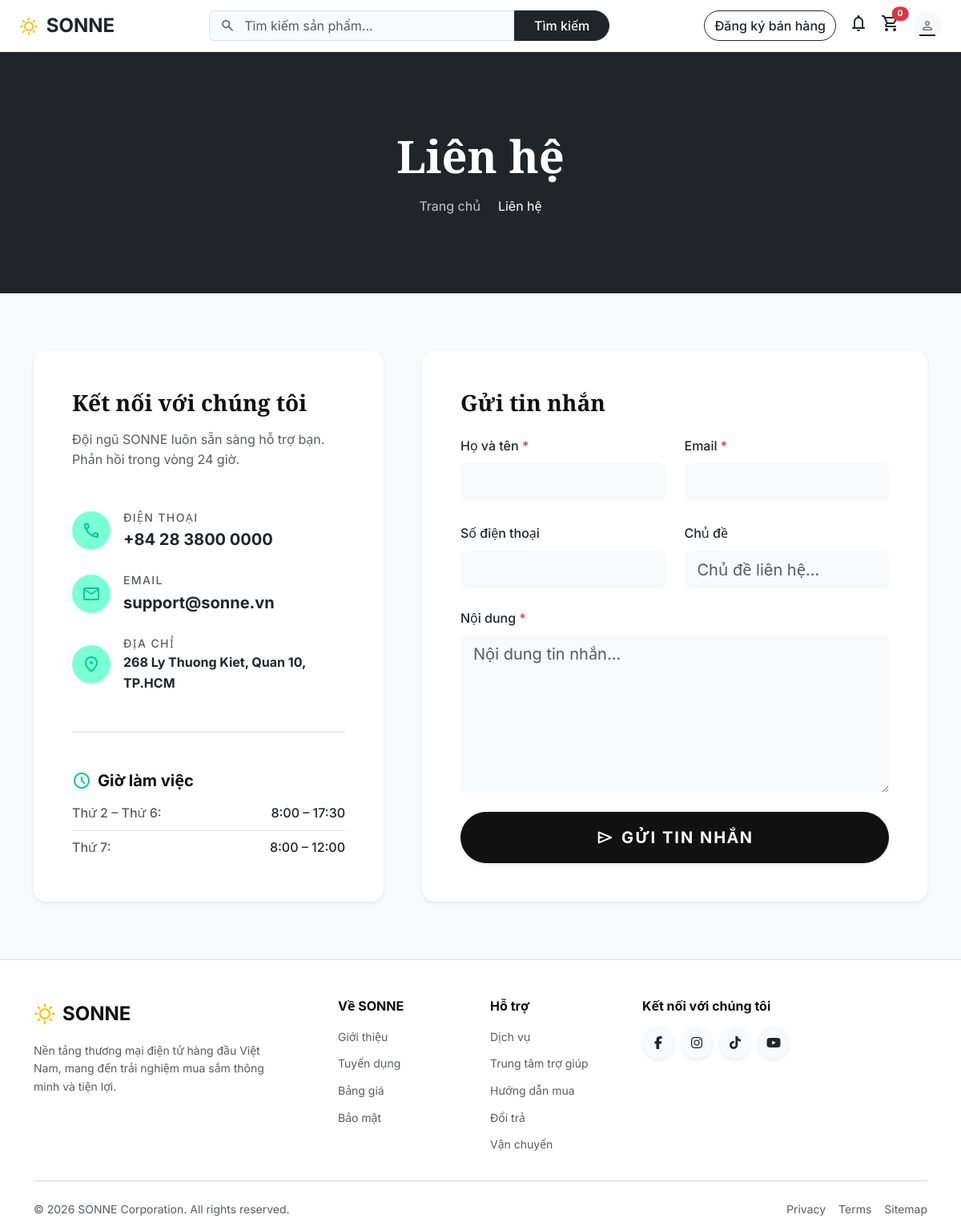
The app's page /contact with its own data.
### tables this page shows
CREATE TABLE page_contents (
    id INT UNSIGNED AUTO_INCREMENT PRIMARY KEY,
    page_key VARCHAR(120) NOT NULL UNIQUE,
    title VARCHAR(255) NULL,
    content TEXT NULL,
    image VARCHAR(255) NULL,
    created_at DATETIME NOT NULL DEFAULT CURRENT_TIMESTAMP,
    updated_at DATETIME NOT NULL DEFAULT CURRENT_TIMESTAMP ON UPDATE CURRENT_TIMESTAMP
);

### views/contact/index.php (the view, shortened to what the rows shown need)
<?php
$phone   = $pageContent['contact_phone']['title'] ?? '+84 28 3800 0000';
$email   = $pageContent['contact_email']['title'] ?? 'support@sonne.vn';
$address = $pageContent['contact_address']['title'] ?? 'Ho Chi Minh City, Vietnam';
?>
<section class="py-5 bg-dark text-white text-center position-relative background-cover" style="background-color: var(--primary);">
    <div class="container position-relative z-1 py-4 py-lg-5">
        <h1 class="display-4 fw-bold font-playfair mb-3">Liên hệ</h1>
        <nav aria-label="breadcrumb">
            <ol class="breadcrumb justify-content-center mb-0">
                <li class="breadcrumb-item"><a href="<?= url() ?>" class="text-white text-decoration-none opacity-75 hover-opacity-100">Trang chủ</a></li>
                <li class="breadcrumb-item active text-white" aria-current="page">Liên hệ</li>
            </ol>
        </nav>
    </div>
</section>
<section class="py-5 bg-light min-vh-100 flex-grow-1 d-flex flex-column">
    <div class="container py-lg-4 flex-grow-1">
        <div class="row g-5">
            <div class="col-lg-5">
                <div class="card border-0 shadow-sm rounded-4 h-100 bg-white">
                    <div class="card-body p-4 p-md-5">
                        <h2 class="h3 fw-bold font-playfair mb-3">Kết nối với chúng tôi</h2>
                        <p class="text-muted mb-5">Đội ngũ SONNE luôn sẵn sàng hỗ trợ bạn. Phản hồi trong vòng 24 giờ.</p>
                        <div class="d-flex align-items-center gap-3 mb-4">
                            <div class="bg-primary bg-opacity-10 text-primary rounded-circle d-flex align-items-center justify-content-center flex-shrink-0" style="width: 48px; height: 48px;">
                                <span class="material-symbols-rounded">call</span>
                            </div>
                            <div>
                                <span class="d-block text-muted small fw-medium text-uppercase tracking-wider">Điện thoại</span>
                                <span class="fw-bold text-dark fs-5"><?= e($phone) ?></span>
                            </div>
                        </div>
                        <div class="d-flex align-items-center gap-3 mb-4">
                            <div class="bg-primary bg-opacity-10 text-primary rounded-circle d-flex align-items-center justify-content-center flex-shrink-0" style="width: 48px; height: 48px;">
                                <span class="material-symbols-rounded">mail</span>
                            </div>
                            <div>
                                <span class="d-block text-muted small fw-medium text-uppercase tracking-wider">Email</span>
                                <span class="fw-bold text-dark fs-5"><?= e($email) ?></span>
                            </div>
                        </div>
                        <div class="d-flex align-items-center gap-3 mb-5">
                            <div class="bg-primary bg-opacity-10 text-primary rounded-circle d-flex align-items-center justify-content-center flex-shrink-0" style="width: 48px; height: 48px;">
                                <span class="material-symbols-rounded">location_on</span>
                            </div>
                            <div>
                                <span class="d-block text-muted small fw-medium text-uppercase tracking-wider">Địa chỉ</span>
                                <span class="fw-bold text-dark fs-6"><?= e($address) ?></span>
                            </div>
                        </div>
                        <hr class="my-5 border-secondary opacity-25">
                        <div>
                            <h4 class="h5 fw-bold d-flex align-items-center gap-2 mb-3">
                                <span class="material-symbols-rounded text-primary">schedule</span> Giờ làm việc
                            </h4>
                            <p class="mb-2 text-muted fw-medium d-flex justify-content-between align-items-center border-bottom pb-2">
                                <span>Thứ 2 – Thứ 6:</span>
                                <span class="text-dark">8:00 – 17:30</span>
                            </p>
                            <p class="mb-0 text-muted fw-medium d-flex justify-content-between align-items-center">
                                <span>Thứ 7:</span>
                                <span class="text-dark">8:00 – 12:00</span>
                            </p>
                        </div>
                    </div>
                </div>
            </div>
            <div class="col-lg-7">
                <div class="card border-0 shadow-sm rounded-4 h-100 bg-white">
                    <div class="card-body p-4 p-md-5">
                        <h2 class="h3 fw-bold font-playfair mb-4">Gửi tin nhắn</h2>
                        <form action="<?= url('contact') ?>" method="POST" id="contactForm" novalidate>
                            <div class="row g-4 mb-4">
                                <div class="col-md-6">
                                    <div class="form-group">
                                        <label for="full_name" class="form-label fw-medium text-dark">Họ và tên <span class="text-danger">*</span></label>
                                        <input type="text" id="full_name" name="full_name" class="form-control form-control-lg bg-light border-0 shadow-none px-3" required>
                                    </div>
                                </div>
                                <div class="col-md-6">
                                    <div class="form-group">
                                        <label for="email" class="form-label fw-medium text-dark">Email <span class="text-danger">*</span></label>
                                        <input type="email" id="email" name="email" class="form-control form-control-lg bg-light border-0 shadow-none px-3" required>
                                    </div>
                                </div>
                            </div>
                            <div class="row g-4 mb-4">
                                <div class="col-md-6">
                                    <div class="form-group">
                                        <label for="phone" class="form-label fw-medium text-dark">Số điện thoại</label>
                                        <input type="tel" id="phone" name="phone" class="form-control form-control-lg bg-light border-0 shadow-none px-3">
                                    </div>
                                </div>
                                <div class="col-md-6">
                                    <div class="form-group">
                                        <label for="subject" class="form-label fw-medium text-dark">Chủ đề</label>
                                        <input type="text" id="subject" name="subject" class="form-control form-control-lg bg-light border-0 shadow-none px-3" placeholder="Chủ đề liên hệ...">
                                    </div>
                                </div>
                            </div>
                            <div class="form-group mb-4">
                                <label for="message" class="form-label fw-medium text-dark">Nội dung <span class="text-danger">*</span></label>
                                <textarea id="message" name="message" class="form-control form-control-lg bg-light border-0 shadow-none px-3" rows="6" placeholder="Nội dung tin nhắn..." required></textarea>
                            </div>
                            <button type="submit" class="btn btn-primary btn-lg w-100 rounded-pill py-3 fw-bold tracking-wider d-flex align-items-center justify-content-center gap-2 shadow-sm text-uppercase">
                                <span class="material-symbols-rounded">send</span> Gửi tin nhắn
                            </button>
                        </form>
                    </div>
                </div>
            </div>
        </div>
    </div>
</section>

### core/Router.php (shortened to what the rows shown need)
<?php
class Router {
    private array $routes = [];
    private function add(string $method, string $path, string $handler): void {
        $this->routes[] = compact('method', 'pattern', 'handler');
    }
    public function dispatch(): void {
        $uri = parse_url($_SERVER['REQUEST_URI'] ?? '/', PHP_URL_PATH);
        $base = str_replace('\\', '/', dirname($_SERVER['SCRIPT_NAME'] ?? '/'));
        $base = $base === '/' ? '' : rtrim($base, '/');
        if (str_starts_with($uri, $base)) {
            $uri = substr($uri, strlen($base));
        }
        $uri = '/' . ltrim($uri, '/');
        if ($uri !== '/' ) $uri = rtrim($uri, '/');
        foreach ($this->routes as $route) {
            if (!preg_match($route['pattern'], $uri, $matches)) continue;
            $params = array_filter($matches, 'is_string', ARRAY_FILTER_USE_KEY);
            [$class, $action] = explode('@', $route['handler']);
            $controller = new $class();
            $controller->$action($params);
            return;
        }
    }
}

### records on screen
page_contents: title "+84 28 3800 0000"
page_contents: title "support@sonne.vn"
page_contents: title "268 Ly Thuong Kiet, Quan 10, TP.HCM"
